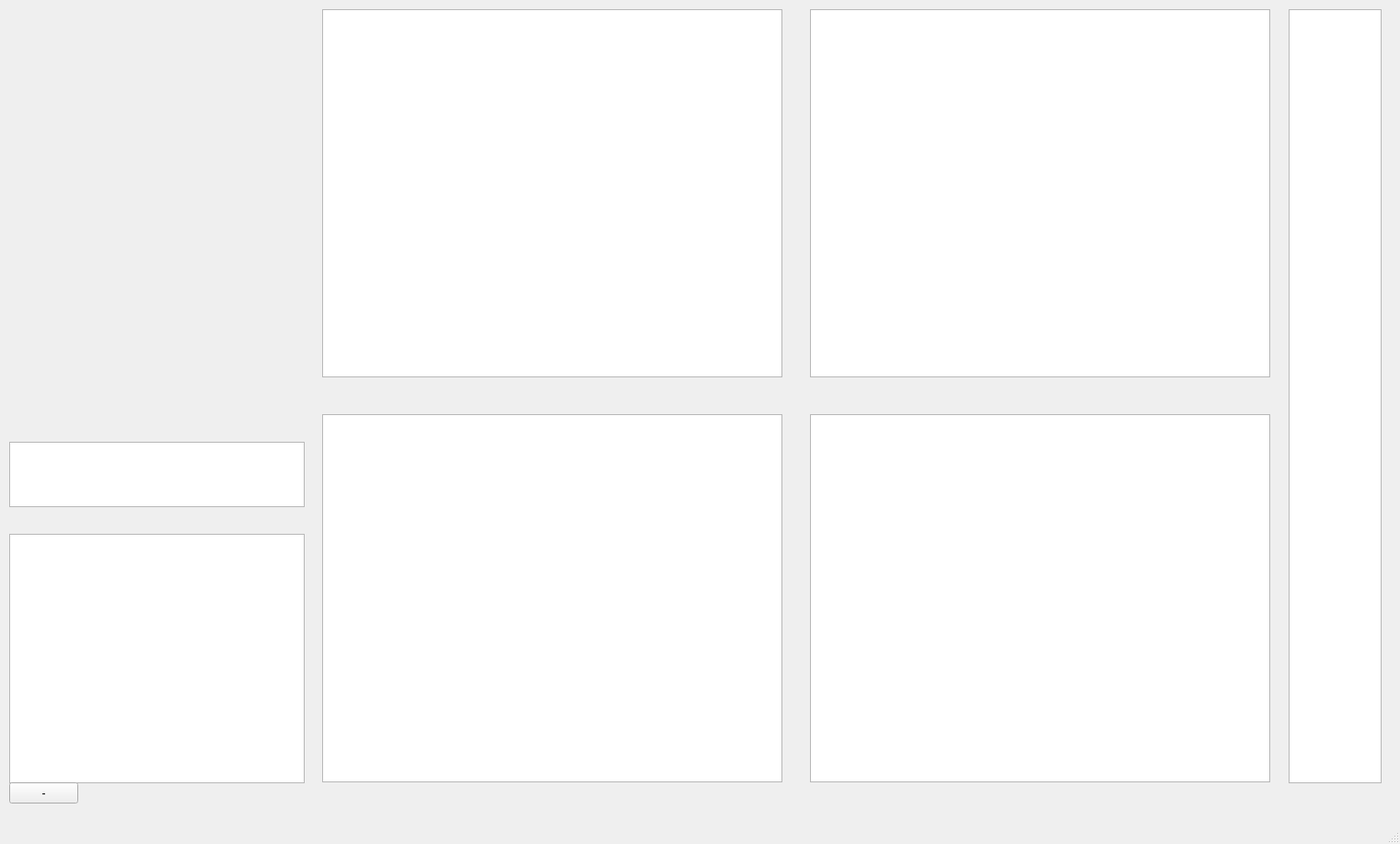
<?xml version="1.0" encoding="UTF-8"?>
<ui version="4.0">
 <class>MainWindow</class>
 <widget class="QMainWindow" name="MainWindow">
  <property name="geometry">
   <rect>
    <x>0</x>
    <y>0</y>
    <width>1521</width>
    <height>917</height>
   </rect>
  </property>
  <property name="sizePolicy">
   <sizepolicy hsizetype="Expanding" vsizetype="Expanding">
    <horstretch>0</horstretch>
    <verstretch>0</verstretch>
   </sizepolicy>
  </property>
  <property name="windowTitle">
   <string>MainWindow</string>
  </property>
  <widget class="QWidget" name="centralwidget">
   <widget class="PlotWidget" name="fig_coronal">
    <property name="geometry">
     <rect>
      <x>350</x>
      <y>10</y>
      <width>500</width>
      <height>400</height>
     </rect>
    </property>
   </widget>
   <widget class="QWidget" name="region_placeholder" native="true">
    <property name="geometry">
     <rect>
      <x>10</x>
      <y>10</y>
      <width>321</width>
      <height>230</height>
     </rect>
    </property>
   </widget>
   <widget class="QWidget" name="coverage_placeholder" native="true">
    <property name="geometry">
     <rect>
      <x>10</x>
      <y>210</y>
      <width>321</width>
      <height>251</height>
     </rect>
    </property>
   </widget>
   <widget class="PlotWidget" name="fig_sagittal">
    <property name="geometry">
     <rect>
      <x>350</x>
      <y>450</y>
      <width>500</width>
      <height>400</height>
     </rect>
    </property>
   </widget>
   <widget class="PlotWidget" name="fig_horizontal">
    <property name="geometry">
     <rect>
      <x>880</x>
      <y>450</y>
      <width>500</width>
      <height>400</height>
     </rect>
    </property>
   </widget>
   <widget class="PlotWidget" name="fig_top">
    <property name="geometry">
     <rect>
      <x>880</x>
      <y>10</y>
      <width>500</width>
      <height>400</height>
     </rect>
    </property>
   </widget>
   <widget class="PlotWidget" name="fig_probe">
    <property name="geometry">
     <rect>
      <x>1400</x>
      <y>10</y>
      <width>101</width>
      <height>841</height>
     </rect>
    </property>
   </widget>
   <widget class="QTableView" name="tableview">
    <property name="geometry">
     <rect>
      <x>10</x>
      <y>580</y>
      <width>321</width>
      <height>271</height>
     </rect>
    </property>
    <attribute name="horizontalHeaderDefaultSectionSize">
     <number>50</number>
    </attribute>
   </widget>
   <widget class="QListWidget" name="layer_list">
    <property name="geometry">
     <rect>
      <x>10</x>
      <y>480</y>
      <width>321</width>
      <height>71</height>
     </rect>
    </property>
   </widget>
   <widget class="QPushButton" name="delete_button">
    <property name="geometry">
     <rect>
      <x>10</x>
      <y>850</y>
      <width>75</width>
      <height>23</height>
     </rect>
    </property>
    <property name="text">
     <string>-</string>
    </property>
   </widget>
  </widget>
  <widget class="QMenuBar" name="menubar">
   <property name="geometry">
    <rect>
     <x>0</x>
     <y>0</y>
     <width>1521</width>
     <height>21</height>
    </rect>
   </property>
  </widget>
  <widget class="QStatusBar" name="statusbar"/>
  <action name="actionImage">
   <property name="checkable">
    <bool>true</bool>
   </property>
   <property name="checked">
    <bool>true</bool>
   </property>
   <property name="text">
    <string>Image</string>
   </property>
  </action>
  <action name="actionAnnotation">
   <property name="checkable">
    <bool>true</bool>
   </property>
   <property name="text">
    <string>Annotation</string>
   </property>
  </action>
 </widget>
 <customwidgets>
  <customwidget>
   <class>PlotWidget</class>
   <extends>QGraphicsView</extends>
   <header location="global">pyqtgraph</header>
  </customwidget>
 </customwidgets>
 <resources/>
 <connections/>
</ui>
